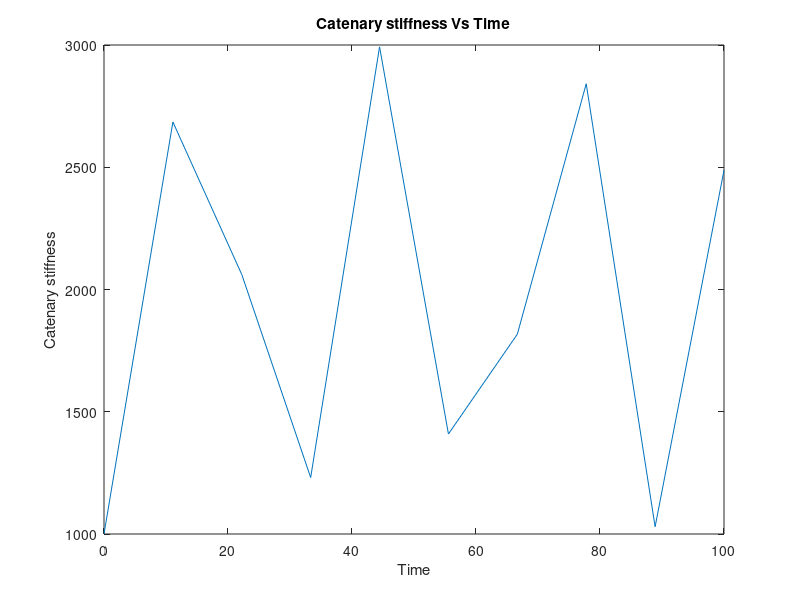

This figure's MATLAB source:
% To model the catenary stiffness equation
equation = 'kmean*(1-0.5*cos(0.2093*14*t))';
% Define the range of values for the unknown parameter (time)
t_min = 0;
t_max = 100;
num_of_points = 10;
t_values = linspace(t_min,t_max,num_of_points);
kmean= 2000;
pi = 3.14;
% Using the unknown parameter t, find the vector/matrix values
y_values = kmean*(1-(0.5*cos(0.2093*t_values)));
% Plot the results
plot(t_values, y_values);

xlabel('Time');
ylabel('Catenary stiffness');
title('Catenary stiffness Vs Time');